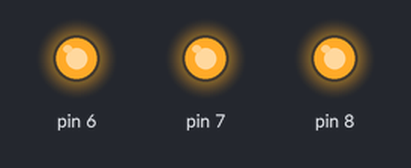
Bench run of a program on a simulated Arduino Uno, built with avr-gcc and run on an emulated ATmega328P. Shown: output pins drawn as LEDs (lit = HIGH).

Above: at 0.3 s.
At 2.6 s:
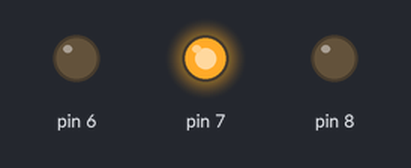
At 3.3 s:
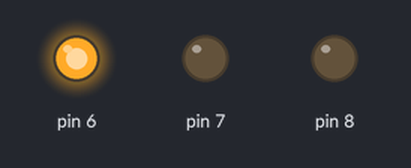
At 5.5 s:
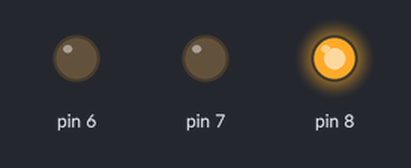
At 6.3 s:
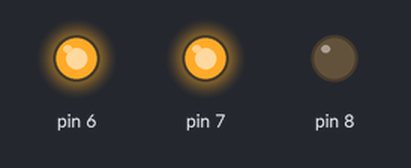
At 8.5 s:
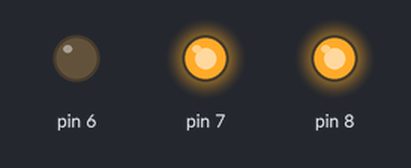
Timing chart, 0 to 9.2 s (numbered marks = the images above):
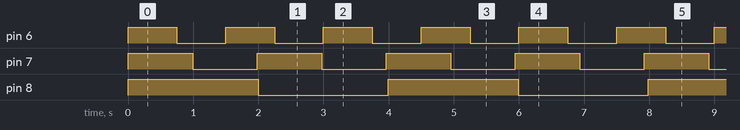

The program:

main.cpp
```cpp
#include <Arduino.h>
#include <avr/io.h>
#include <Arduino_FreeRTOS.h>
#include <task.h>

#define STACK_SIZE 200

void task1(void *p) {
    const TickType_t xPeriod = pdMS_TO_TICKS(750);
    TickType_t xLastWakeTime;
    xLastWakeTime = xTaskGetTickCount();

    for (;;) {
        digitalWrite(6, HIGH);
        vTaskDelayUntil( &xLastWakeTime, xPeriod );
        digitalWrite(6, LOW);
        vTaskDelayUntil( &xLastWakeTime, xPeriod );
    }
}

void task2(void *p) {
    TickType_t xLastWakeTime;
    const TickType_t xPeriod = pdMS_TO_TICKS(1000);
    xLastWakeTime = xTaskGetTickCount();

    for (;;) {
        digitalWrite(7, HIGH);
        vTaskDelayUntil( &xLastWakeTime, xPeriod );
        digitalWrite(7, LOW);
        vTaskDelayUntil( &xLastWakeTime, xPeriod );
    }

}


void task3(void *p) {
    TickType_t xLastWakeTime;
    const TickType_t xPeriod = pdMS_TO_TICKS(2000);
    xLastWakeTime = xTaskGetTickCount();

    for (;;) {
        digitalWrite(8, HIGH);
        vTaskDelayUntil( &xLastWakeTime, xPeriod);
        digitalWrite(8, LOW);
        vTaskDelayUntil( &xLastWakeTime, xPeriod);
    }
}


void setup() {
    pinMode(6, OUTPUT);
    pinMode(7, OUTPUT);
    pinMode(8, OUTPUT);
    Serial.begin(9600);
    // Higher number higher priority
    xTaskCreate( task1, "Task1", STACK_SIZE, NULL, 3, NULL);
    xTaskCreate( task2, "Task2", STACK_SIZE, NULL, 2, NULL);
    xTaskCreate( task3, "Task3", STACK_SIZE, NULL, 1, NULL);

    vTaskStartScheduler();
}

void loop() {
}
```

Measured:
- by itself, pin 6: alternates HIGH for 0.75 s and LOW for 0.75 s
- by itself, pin 7: alternates HIGH for 0.99 s and LOW for 0.99 s
- by itself, pin 8: alternates HIGH for 2.0 s and LOW for 2.0 s
